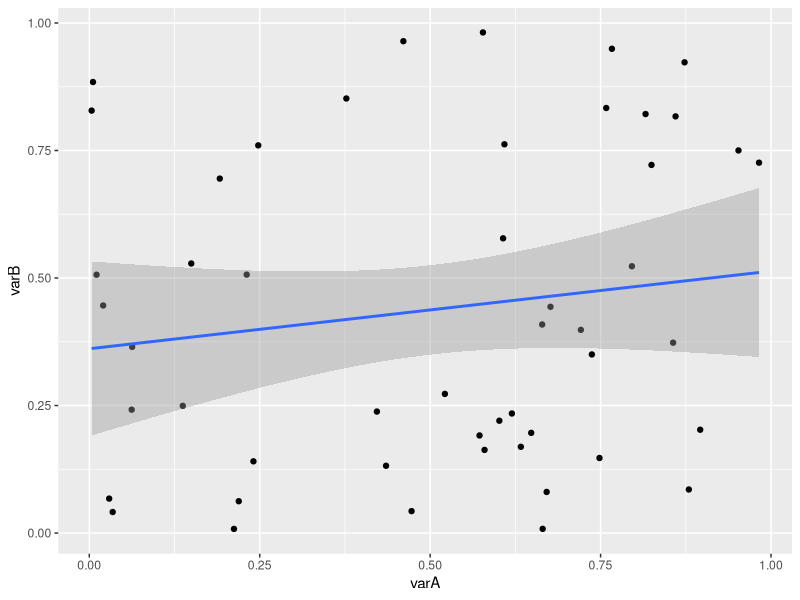
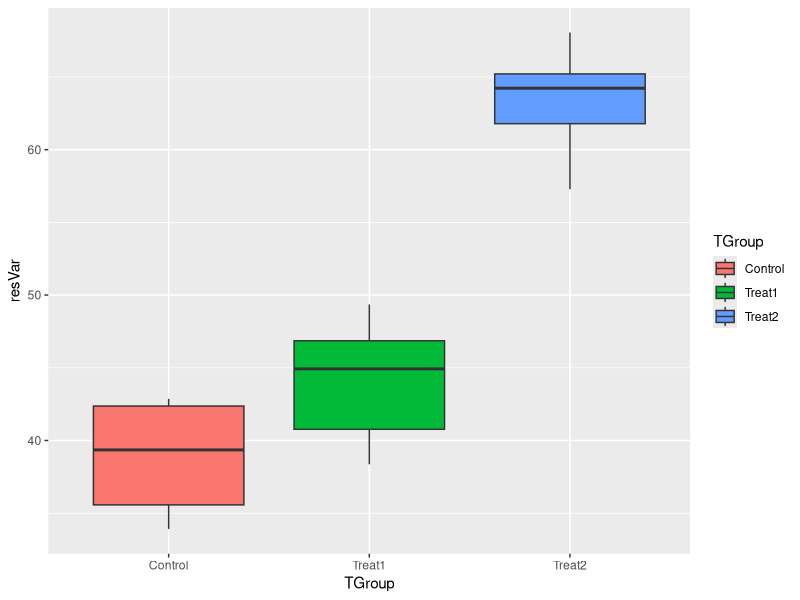
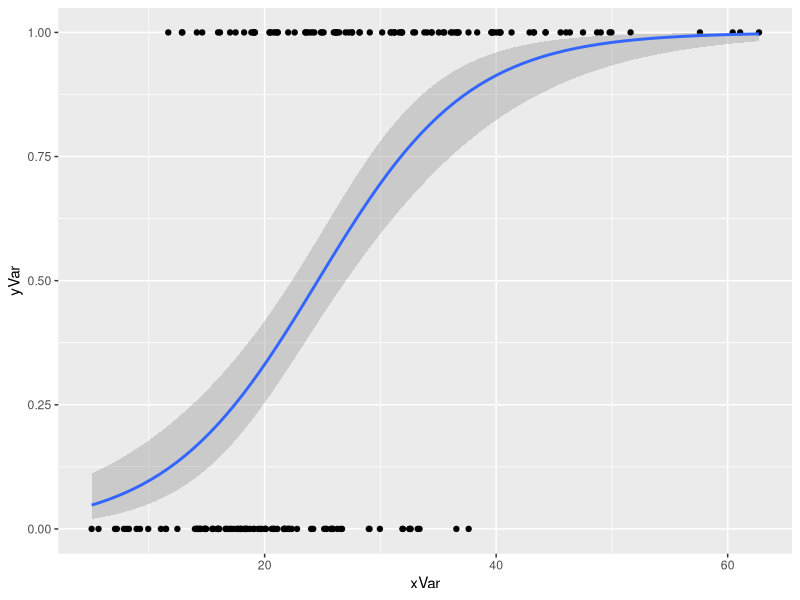
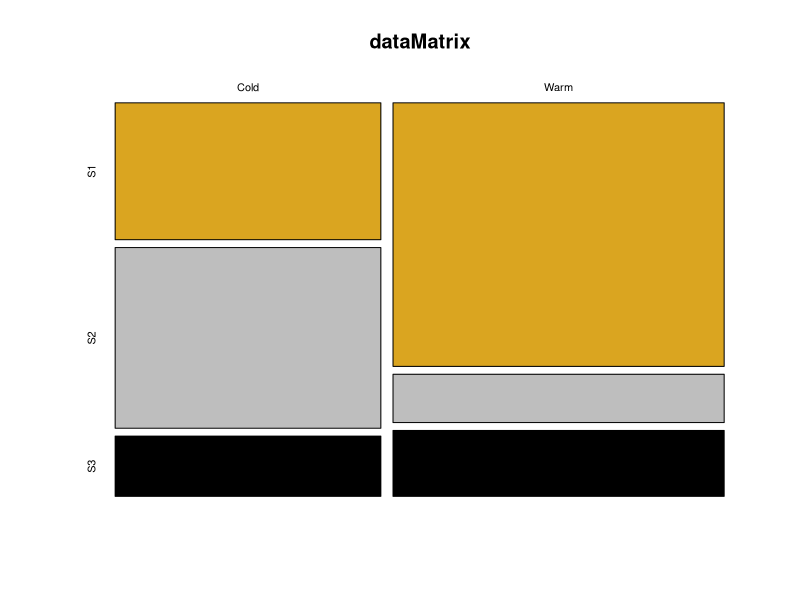
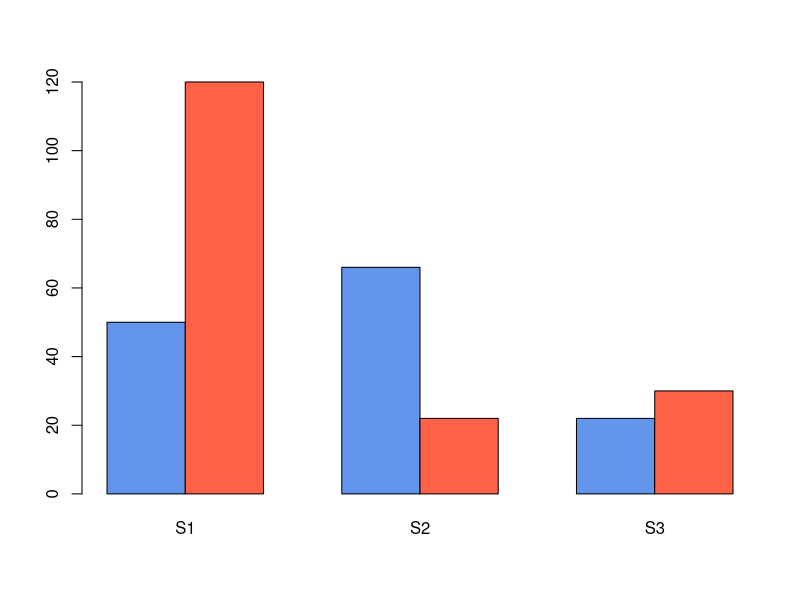
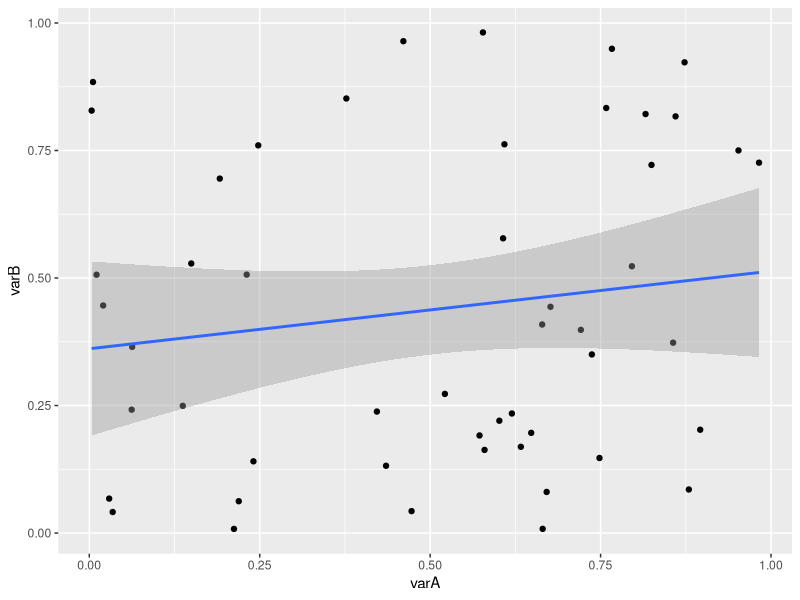

Recreate these plots in R, in order.
# Basic stats models in R
# October 9 2018
#AMP

library(tidyverse)

# Data construction for regression

n <- 50 # number of observations

varA <- runif(n) #random uniform (independent)
varB <- runif(n) # dependent
varC <- 5.5 + varA*10 #noisy dependence

ID <-seq_len(n)
regData <- data.frame(ID,varA, varB,varC)
head(regData)
str(regData)

# Basic regression analysis in R
regModel <- lm(varB~varA, data=regData) #lm means linear model, wants y variable first #varB is a function of varA
regModel
str(regModel) #notice the residuals are automatically generated 
head(regModel$residuals)

summary(regModel)
str(regModel)
z <- unlist(summary(regModel))
z
z$coefficients7

# put needed results in new list
regSum <- list(intercept=z$coefficients1,
               slope = z$coefficients2,
               interceptP=z$coefficients7,
               slopeP = z$coefficients8,
               r2 = z$r.squared)
print(regSum)
regSum$r2
regSum[[5]]

# basic ggplot of regression model
regPlot <- ggplot(data=regData,
                  aes(x=varA, y=varB)) + #aesthetics
                  geom_point() +
                  stat_smooth(method=lm,se=0.99) #creates a line using a linear model with confidence interval  
print(regPlot)
ggsave(filename="Plot1.pdf", 
      plot=regPlot,
      device="pdf")

#Data frame construction for ANOVA
nGroup <- 3
nName <- c("Control", "Treat1", "Treat2")
nSize <- c(12, 17, 9)
nMean <- c(40.1, 42, 60)
nSD <- c(5, 5, 5)

ID <- 1:(sum(nSize)) #generates a row for each observation of data

resVar <- c(rnorm(n=nSize[1], mean=nMean[1], sd=nSD[1]),
            rnorm(n=nSize[2], mean=nMean[2], sd=nSD[2]),
            rnorm(n=nSize[3], mean=nMean[3], sd=nSD[3]))
TGroup <- rep(nName, nSize) #repeat the nName vector nSize times, so repeat 'Control' 12 times, etc.
table(TGroup)            
print(TGroup)
ANOdata <- data.frame(ID,TGroup, resVar)
str(ANOdata) #one of the variables is a factor(discrete), so this is good
head(ANOdata)

#Basic ANOVA model in R
ANOmodel <- aov(resVar~TGroup, data=ANOdata) #response variable is a function of the predictor variable
print(ANOmodel)
print(summary(ANOmodel))
z <- summary(ANOmodel)
str(z)
unlist(z)
ANOsum <- list(Fval=unlist(z)[7], probF=unlist(z)[9])
ANOsum

# Basic ggplot of ANOVA data

ANOPlot <- ggplot(data=ANOdata,
                  aes(x=TGroup, y=resVar,
                      fill = TGroup)) +
  geom_boxplot()
print(ANOPlot)

# Data frame for logistic regressions

xVar <- sort(rgamma(n=200, shape=5, scale=5))
yVar <- sample(rep(c(1,0), each=100), prob=seq_len(200))
lRegData <- data.frame(xVar,yVar)

#logistic regression analysis
lRegModel <- glm(yVar~xVar,  #general linear models
                 data=lRegData,
                 family = binomial(link=logit))
summary(lRegModel)                 

# Basic ggplot of logistic regression

lRegPlot <- ggplot(data = lRegData,
                   aes(x=xVar, y=yVar)) +
                   geom_point() +
                   stat_smooth(method=glm, method.args=list(family=binomial))
print(lRegPlot)

# Contingency table analysis

# integer counts of different data groups

vec1 <- c(50, 66, 22)
vec2 <- c(120, 22, 30)
dataMatrix <- rbind(vec1, vec2)
rownames(dataMatrix) <- c("Cold", "Warm")
colnames(dataMatrix) <- c("S1", "S2", "S3")
str(dataMatrix)
dataMatrix

# basic contingency analysis
print(chisq.test(dataMatrix))

#simple plots in base R
mosaicplot(x=dataMatrix,
           col=c("goldenrod",
                 "grey",
                 "black"),
           shade=FALSE)
barplot(height=dataMatrix,
        beside=TRUE,#set the columns next to one another
        col=c("cornflowerblue",
              "tomato")) #colors are useful, show cold and warm treatments
